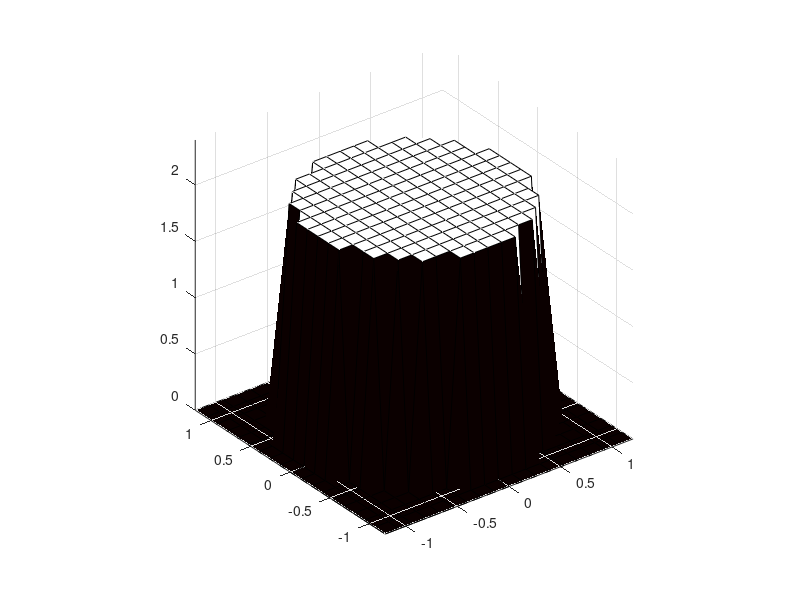

This chart was generated by the following MATLAB code: (Note: this script raises an error after producing the figure.)
function diff2d_constD
clear all;
close all;

% use surf() function for visualization

xmax=2;
ymax=2;
deltaT = 0.1;
D=0.05;
% dx=D*(deltaT)/()
% dy=

xwidth=31;
ywidth=31;
x=linspace(-xmax,xmax,xwidth);
diffx=diff(x);
dx=diffx(1);
y=linspace(-ymax,ymax,ywidth);
diffy=diff(y);
dy=diffy(1);
[X,Y]=meshgrid(x,y);
dix=D*deltaT/(dx)^2
diy=D*deltaT/(dy)^2

%initialize
radius=1;
Amp=xmax;
f = Amp*(X.^2+Y.^2<=radius);
% contour(X,Y,f)
shading interp
% shading flat;
surf(X,Y,f);
zlim([0 Amp*1.2]);
% contourf(X,Y,f)
% imagesc(f);
axis equal;
% az = 0;
% el = 90;
% view(az, el);
colormap(hot);

writerObj = VideoWriter('newfile.avi');
open(writerObj);

f_next=f;
for t=1:30
    for m=2:ywidth-1 %yscan
        for n=2:xwidth-1 %xscan
            f_next(m,n) = f(m,n) + dix*(f(m,n+1)-2*f(m,n)+f(m,n-1))+...
                diy*(f(m+1,n)-2*f(m,n)+f(m-1,n));
            f=f_next;
        end

        %     contourf(X,Y,f)
        surf(X,Y,f);
        zlim([0 Amp*1.2]);
        colormap(hot);
%         az = 0;
%         el = 90;
%         view(az, el);
        drawnow;
        zlim([0 Amp*1.2]);

        frame = getframe(gcf);
        writeVideo(writerObj, frame);

    end
    fprintf('t=%d \n',t);    
end

close(writerObj);


end
